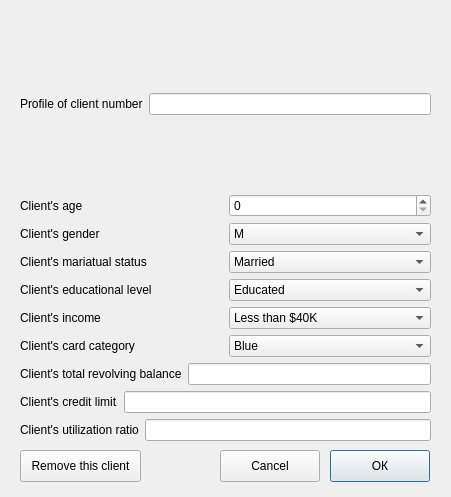
<?xml version="1.0" encoding="UTF-8"?>
<ui version="4.0">
 <class>ClientProfile</class>
 <widget class="QWidget" name="ClientProfile">
  <property name="geometry">
   <rect>
    <x>0</x>
    <y>0</y>
    <width>451</width>
    <height>497</height>
   </rect>
  </property>
  <property name="windowTitle">
   <string>Form</string>
  </property>
  <widget class="QWidget" name="verticalLayoutWidget">
   <property name="geometry">
    <rect>
     <x>20</x>
     <y>20</y>
     <width>411</width>
     <height>421</height>
    </rect>
   </property>
   <layout class="QVBoxLayout" name="verticalLayout">
    <item>
     <layout class="QHBoxLayout" name="horizontalLayout">
      <item>
       <widget class="QLabel" name="label">
        <property name="text">
         <string>Profile of client number</string>
        </property>
       </widget>
      </item>
      <item alignment="Qt::AlignVCenter">
       <widget class="QLineEdit" name="numEdit">
        <property name="readOnly">
         <bool>true</bool>
        </property>
       </widget>
      </item>
     </layout>
    </item>
    <item>
     <layout class="QHBoxLayout" name="horizontalLayout_2">
      <item>
       <widget class="QLabel" name="label_8">
        <property name="text">
         <string>Client's age</string>
        </property>
       </widget>
      </item>
      <item>
       <widget class="QSpinBox" name="ageSpin"/>
      </item>
     </layout>
    </item>
    <item>
     <layout class="QHBoxLayout" name="horizontalLayout_3">
      <item>
       <widget class="QLabel" name="label_7">
        <property name="text">
         <string>Client's gender</string>
        </property>
       </widget>
      </item>
      <item>
       <widget class="QComboBox" name="genderBox">
        <item>
         <property name="text">
          <string>M</string>
         </property>
        </item>
        <item>
         <property name="text">
          <string>F</string>
         </property>
        </item>
       </widget>
      </item>
     </layout>
    </item>
    <item>
     <layout class="QHBoxLayout" name="horizontalLayout_4">
      <item>
       <widget class="QLabel" name="label_6">
        <property name="text">
         <string>Client's mariatual status</string>
        </property>
       </widget>
      </item>
      <item>
       <widget class="QComboBox" name="marBox">
        <item>
         <property name="text">
          <string>Married</string>
         </property>
        </item>
        <item>
         <property name="text">
          <string>Divorced</string>
         </property>
        </item>
        <item>
         <property name="text">
          <string>Single</string>
         </property>
        </item>
        <item>
         <property name="text">
          <string>Unknown</string>
         </property>
        </item>
       </widget>
      </item>
     </layout>
    </item>
    <item>
     <layout class="QHBoxLayout" name="horizontalLayout_5">
      <item>
       <widget class="QLabel" name="label_3">
        <property name="text">
         <string>Client's educational level</string>
        </property>
       </widget>
      </item>
      <item>
       <widget class="QComboBox" name="educationBox">
        <item>
         <property name="text">
          <string>Educated</string>
         </property>
        </item>
        <item>
         <property name="text">
          <string>Uneducated</string>
         </property>
        </item>
        <item>
         <property name="text">
          <string>High School</string>
         </property>
        </item>
        <item>
         <property name="text">
          <string>College</string>
         </property>
        </item>
        <item>
         <property name="text">
          <string>Graduate</string>
         </property>
        </item>
        <item>
         <property name="text">
          <string>Post-Graduate</string>
         </property>
        </item>
        <item>
         <property name="text">
          <string>Doctorate</string>
         </property>
        </item>
       </widget>
      </item>
     </layout>
    </item>
    <item>
     <layout class="QHBoxLayout" name="horizontalLayout_6">
      <item>
       <widget class="QLabel" name="label_10">
        <property name="text">
         <string>Client's income </string>
        </property>
       </widget>
      </item>
      <item>
       <widget class="QComboBox" name="incomeBox">
        <item>
         <property name="text">
          <string>Less than $40K</string>
         </property>
        </item>
        <item>
         <property name="text">
          <string>$40K - $60K</string>
         </property>
        </item>
        <item>
         <property name="text">
          <string>$60K - $80K</string>
         </property>
        </item>
        <item>
         <property name="text">
          <string>$80K - $120K</string>
         </property>
        </item>
        <item>
         <property name="text">
          <string>$120K +</string>
         </property>
        </item>
       </widget>
      </item>
     </layout>
    </item>
    <item>
     <layout class="QHBoxLayout" name="horizontalLayout_7">
      <item>
       <widget class="QLabel" name="label_5">
        <property name="text">
         <string>Client's card category</string>
        </property>
       </widget>
      </item>
      <item>
       <widget class="QComboBox" name="cardBox">
        <item>
         <property name="text">
          <string>Blue</string>
         </property>
        </item>
        <item>
         <property name="text">
          <string>Silver</string>
         </property>
        </item>
        <item>
         <property name="text">
          <string>Gold</string>
         </property>
        </item>
        <item>
         <property name="text">
          <string>Plantinium</string>
         </property>
        </item>
       </widget>
      </item>
     </layout>
    </item>
    <item>
     <layout class="QHBoxLayout" name="horizontalLayout_8">
      <item>
       <widget class="QLabel" name="label_4">
        <property name="text">
         <string>Client's total revolving balance</string>
        </property>
       </widget>
      </item>
      <item>
       <widget class="QLineEdit" name="balanceEdit"/>
      </item>
     </layout>
    </item>
    <item>
     <layout class="QHBoxLayout" name="horizontalLayout_9">
      <item>
       <widget class="QLabel" name="label_9">
        <property name="text">
         <string>Client's credit limit</string>
        </property>
       </widget>
      </item>
      <item>
       <widget class="QLineEdit" name="limitEdit"/>
      </item>
     </layout>
    </item>
    <item>
     <layout class="QHBoxLayout" name="horizontalLayout_10">
      <item>
       <widget class="QLabel" name="label_2">
        <property name="text">
         <string>Client's utilization ratio</string>
        </property>
       </widget>
      </item>
      <item>
       <widget class="QLineEdit" name="utilEdit"/>
      </item>
     </layout>
    </item>
   </layout>
  </widget>
  <widget class="QPushButton" name="okButton">
   <property name="geometry">
    <rect>
     <x>330</x>
     <y>450</y>
     <width>100</width>
     <height>32</height>
    </rect>
   </property>
   <property name="text">
    <string>ОК</string>
   </property>
   <property name="autoDefault">
    <bool>true</bool>
   </property>
   <property name="default">
    <bool>true</bool>
   </property>
  </widget>
  <widget class="QPushButton" name="cancelButton">
   <property name="geometry">
    <rect>
     <x>220</x>
     <y>450</y>
     <width>100</width>
     <height>32</height>
    </rect>
   </property>
   <property name="text">
    <string>Cancel</string>
   </property>
  </widget>
  <widget class="QPushButton" name="removeButton">
   <property name="geometry">
    <rect>
     <x>20</x>
     <y>450</y>
     <width>121</width>
     <height>32</height>
    </rect>
   </property>
   <property name="text">
    <string>Remove this client</string>
   </property>
  </widget>
 </widget>
 <resources/>
 <connections/>
</ui>
